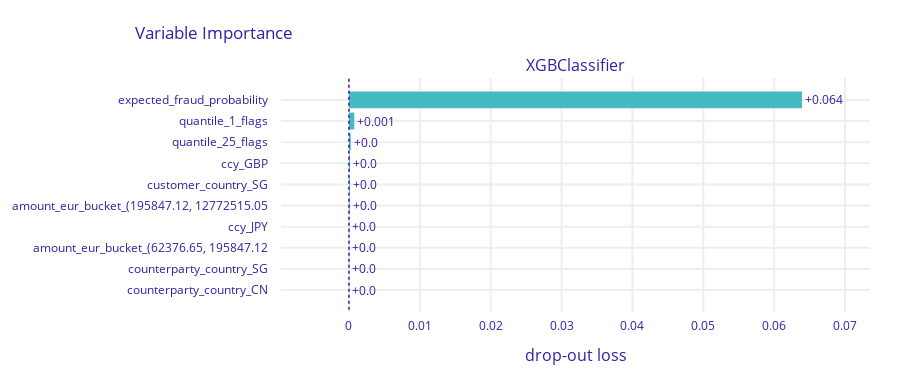

Notebook cell for this chart:
### Code cell
explainer.model_parts().plot()

### Figure 1 — Plotly figure (JSON) as saved in the notebook; plotly's stock layout.template omitted (floating-point values rounded to 4 significant figures)
{"data": [{"base": 1.11e-17, "hoverinfo": "text", "hoverlabel": {"bgcolor": "rgba(0,0,0,0.8)"}, "hovertext": ["Model: XGBClassifier loss after<br>variable: expected_fraud_probability is permuted: 0.064<br>Drop-out loss change: +0.064", "Model: XGBClassifier loss after<br>variable: quantile_1_flags is permuted: 0.001<br>Drop-out loss change: +0.001", "Model: XGBClassifier loss after<br>variable: quantile_25_flags is permuted: 0.0<br>Drop-out loss change: +0.0", "Model: XGBClassifier loss after<br>variable: ccy_GBP is permuted: 0.0<br>Drop-out loss change: +0.0", "Model: XGBClassifier loss after<br>variable: customer_country_SG is permuted: 0.0<br>Drop-out loss change: +0.0", "Model: XGBClassifier loss after<br>variable: amount_eur_bucket_(195847.12, 12772515.05 is permuted: 0.0<br>Drop-out loss change: +0.0", "Model: XGBClassifier loss after<br>variable: ccy_JPY is permuted: 0.0<br>Drop-out loss change: +0.0", "Model: XGBClassifier loss after<br>variable: amount_eur_bucket_(62376.65, 195847.12 is permuted: 0.0<br>Drop-out loss change: +0.0", "Model: XGBClassifier loss after<br>variable: counterparty_country_SG is permuted: 0.0<br>Drop-out loss change: +0.0", "Model: XGBClassifier loss after<br>variable: counterparty_country_CN is permuted: 0.0<br>Drop-out loss change: +0.0"], "marker": {"color": "#46bac2"}, "orientation": "h", "showlegend": false, "text": ["+0.064", "+0.001", "+0.0", "+0.0", "+0.0", "+0.0", "+0.0", "+0.0", "+0.0", "+0.0"], "textposition": "outside", "type": "bar", "x": [0.06393, 0.0007554, 0.0002508, 0.0001514, 0.0001211, 0.0001156, 4.115e-05, 3.241e-05, 2.013e-05, 1.197e-05], "xaxis": "x", "y": ["expected_fraud_probability", "quantile_1_flags", "quantile_25_flags", "ccy_GBP", "customer_country_SG", "amount_eur_bucket_(195847.12, 12772515.05", "ccy_JPY", "amount_eur_bucket_(62376.65, 195847.12", "counterparty_country_SG", "counterparty_country_CN"], "yaxis": "y"}], "layout": {"annotations": [{"font": {"size": 16}, "showarrow": false, "text": "XGBClassifier", "x": 0.5, "xanchor": "center", "xref": "paper", "y": 1, "yanchor": "bottom", "yref": "paper"}, {"font": {"size": 16}, "showarrow": false, "text": "drop-out loss", "x": 0.5, "xanchor": "center", "xref": "paper", "y": 0, "yanchor": "top", "yref": "paper", "yshift": -30}], "font": {"color": "#371ea3"}, "height": 383, "margin": {"b": 71, "r": 30, "t": 78}, "shapes": [{"line": {"color": "#371ea3", "dash": "dot", "width": 1.5}, "type": "line", "x0": 1.11e-17, "x1": 1.11e-17, "xref": "x", "y0": -1, "y1": 10, "yref": "y"}], "title": {"text": "Variable Importance", "x": 0.15}, "xaxis": {"anchor": "y", "automargin": true, "domain": [0, 1], "fixedrange": true, "gridwidth": 2, "range": [-0.00959, 0.07352], "tickcolor": "white", "ticklen": 3, "ticks": "outside", "type": "linear", "zeroline": false}, "yaxis": {"anchor": "x", "automargin": true, "autorange": "reversed", "domain": [0, 1], "fixedrange": true, "gridwidth": 2, "tickcolor": "white", "ticklen": 10, "ticks": "outside", "type": "category"}}}
